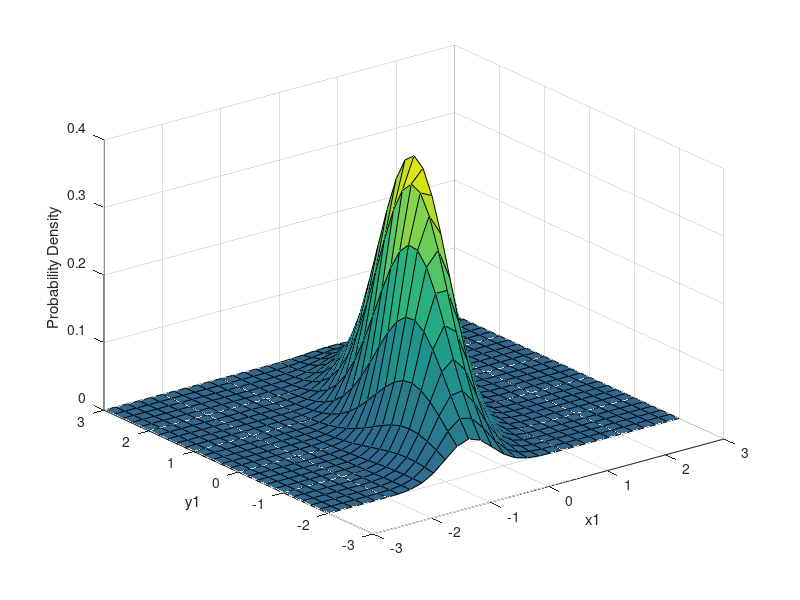

The MATLAB source for this figure:
mu = [0 0];
Sigma = [.25 .3 ;.3 1];
x1 = -3:.2:3;
x2 = -2:.2:3;
[X1,X2] = meshgrid(x1,x2);
F = mvnpdf([X1(:) X2(:)],mu,Sigma);
F= reshape(F,length(x2),length(x1));
surf(x1,x2,F);
caxis([min(F(:))-.5*range(F(:)), max(F(:))]);
axis([-3 3 -3 3 0 .4])
xlabel('x1');
ylabel('y1');
zlabel('Probability Density');